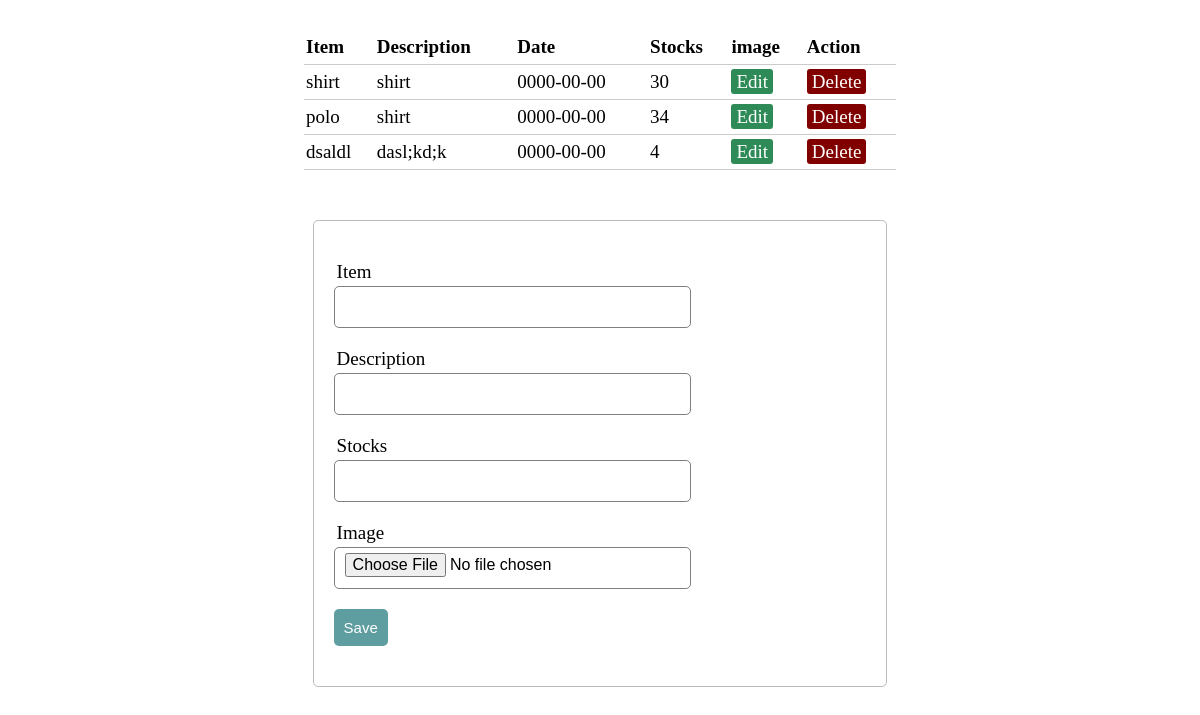
The page /product.php on the database its author committed.
### tables this page shows
CREATE TABLE IF NOT EXISTS `product_tbl` (
`id` int(11) NOT NULL,
  `pname` varchar(50) NOT NULL,
  `description` varchar(200) NOT NULL,
  `date` date NOT NULL,
  `stock` int(10) NOT NULL,
  `img` varchar(50) NOT NULL
);

### serverp.php (called while the page is built, shortened)
<?php
	$pname = "";
	$description = "";
	$stock = "";
	$update = false;
?>

### product.php (the view, shortened to what this page needs)
<?php
include('serverp.php');
?>
<!DOCTYPE html>
<html>
<head>
	<link rel="stylesheet" type="text/css" href="style.css">
</head>
<body>
<?php $results = mysqli_query($db, "SELECT * FROM product_tbl"); ?>
<table>
	<thead>
		<tr>
			<th>Item</th>
			<th>Description</th>
			<th>Date</th>
			<th>Stocks</th>
			<th>image</th>
			<th colspan="2">Action</th>
		</tr>
	</thead>
	<?php while ($row = mysqli_fetch_array($results)) { ?>
		<tr>
			<td><?php echo $row['pname']; ?></td>
			<td><?php echo $row['description']; ?></td>
			<td><?php echo $row['date']; ?></td>
			<td><?php echo $row['stock']; ?></td>
			<td>
				<a href="product.php?edit=<?php echo $row['id']; ?>" class="edit_btn" >Edit</a>
			</td>
			<td>
				<a href="serverp.php?del=<?php echo $row['id']; ?>" class="del_btn">Delete</a>
			</td>
		</tr>
	<?php } ?>
</table>
<form method="post" action="serverp.php" enctype="multipart/form-data" >
	<div class="input-group">
		<label>Item</label>
		<input type="text" name="pname" value="<?php echo $pname; ?>"required>
	</div>
	<div class="input-group">
		<label>Description</label>
		<input type="comment" name="description" value="<?php echo $description; ?>"required>
	</div>
	<div class="input-group">
		<label>Stocks</label>
		<input type="number" name="stock" value="<?php echo $stock ; ?>"required>
	</div>
	<div class="input-group">
		<label>Image</label>
		<div>
  	  <input type="file" name="image">
  		</div>
  		<div id="content">
	<div class="input-group">
		<?php if ($update == true): ?>
			<button class="btn" type="submit" name="update" style="background: #556B2F;" >update</button>
		<?php else: ?>
			<button class="btn" type="submit" name="save" >Save</button>
		<?php endif ?>
	</div>
</form>
</body>
</html>

### style.css (style rules this page uses)
body { font-size: 19px; }
table { width: 50%; margin: 30px auto; border-collapse: collapse; text-align: left; }
tr { border-bottom: 1px solid #cbcbcb; }
th, td { border: none; height: 30px; padding: 2px; }
form { width: 45%; margin: 50px auto; text-align: left; padding: 20px; border: 1px solid #bbbbbb; border-radius: 5px; }
.input-group { margin: 20px 0px 20px 0px; }
.input-group label { display: block; text-align: left; margin: 3px; }
.input-group input { height: 30px; width: 63%; padding: 5px 10px; font-size: 16px; border-radius: 5px; border: 1px solid gray; }
.btn { padding: 10px; font-size: 15px; color: white; background: #5F9EA0; border: none; border-radius: 5px; }
.edit_btn { text-decoration: none; padding: 2px 5px; background: #2E8B57; color: white; border-radius: 3px; }
.del_btn { text-decoration: none; padding: 2px 5px; color: white; border-radius: 3px; background: #800000; }

### rows shown on the page
product_tbl: pname "shirt", description "shirt", date "0000-00-00", stock "30"
product_tbl: pname "polo", description "shirt", date "0000-00-00", stock "34"
product_tbl: pname "dsaldl", description "dasl;kd;k", date "0000-00-00", stock "4"
